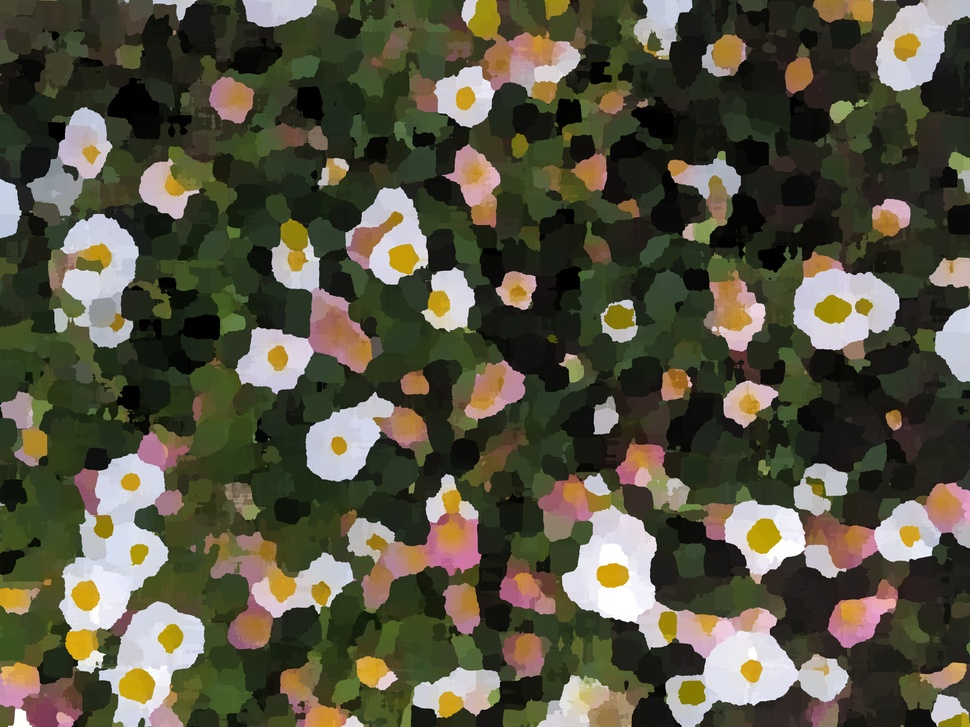
#> input picture Image Examples/PXL_20220402_222514868.MP-oilpainting_01_50.jpg, 970 x 727 px, shrunk from 4032 x 3024 before the run
$ python imageFilterOptions.py --image 'Image Examples/PXL_20220402_222514868.MP-oilpainting_01_50.jpg'
#> lines starting #> are read from the running program, lines starting #| are printed output that depends on the picture; after the words box and inside, x2 and y2 are one past the last pixel; in counts of white or black regions, pixels touching at a corner belong together
# USAGE EXAMPLES
# python mytestscript.py --image PXL_20210901_192523976.MP_2.jpg
# python mytestscript.py --image PXL_20211128_004326553.jpg
# python mytestscript.py --image IMG_20190621_201755.jpg
# python mytestscript.py --image PXL_20220306_171502676.jpg

import os
from datetime import datetime
from PIL import Image
import csv
#import exif
import datetime as datetime
import argparse
import cv2
import sys
import matplotlib.pyplot as plt


ap = argparse.ArgumentParser()
ap.add_argument("-i", "--image", required=True,
	help="path to input image")		# Can have multiple arguments
args = vars(ap.parse_args())

image = cv2.imread(args["image"])
#> image is the input picture: shape (727, 970, 3); mean B, G, R 64.8, 82.6, 85.5
(h, w, c) = image.shape[:3]
#> h = 727; w = 970; c = 3

fullfilename = args["image"]
print(fullfilename)
filename = fullfilename[:-4]     # Exclude last 4 characters
print(filename)
filetype = fullfilename[-3:]     # Last 3 characters
print(filetype)
filesize = os.path.getsize(fullfilename)
print(filesize)

# display the image width, height, and number of channels to our
# terminal
print("width: {} pixels".format(w))
#| width: 970 pixels
print("height: {} pixels".format(h))
#| height: 727 pixels
print("channels: {}".format(c))
#| channels: 3

### Oil Paint Effect
oilpaint50 = cv2.xphoto.oilPainting(image, 50, 1)
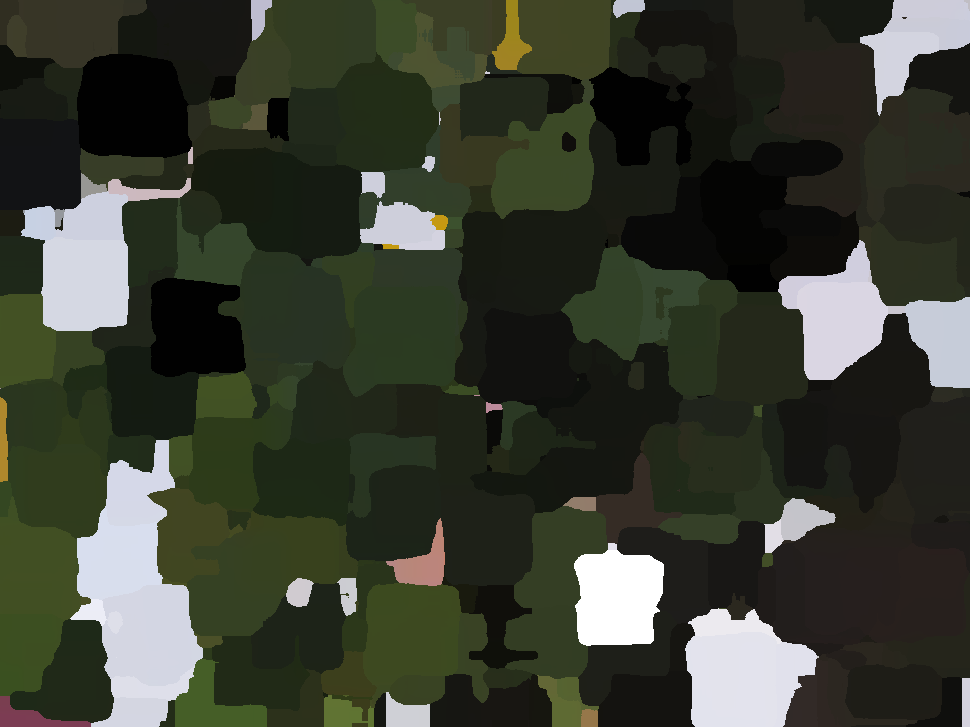
#> oilpaint50: shape (727, 970, 3); mean B, G, R 49.1, 61.4, 57.2
#cv2.imwrite("newimage-oilpaint50.jpg", oilpaint50)
cv2.imwrite(str(filename + '-oilpainting_01_50.jpg'), oilpaint50)


oilpaint50 = Image.open(fullfilename)
#> oilpaint50: PIL image 970x727 RGB

uniqueColors = set()
w, h = oilpaint50.size
for x in range(w):
	for y in range(h):
		pixel = oilpaint50.getpixel((x, y))
		uniqueColors.add(pixel)
#> after the loop, uniqueColors = 115953 items

totalUniqueColors = len(uniqueColors)
#> totalUniqueColors = 115953
print(totalUniqueColors)
#| 115953

oilpaint25 = cv2.xphoto.oilPainting(image, 25, 1)
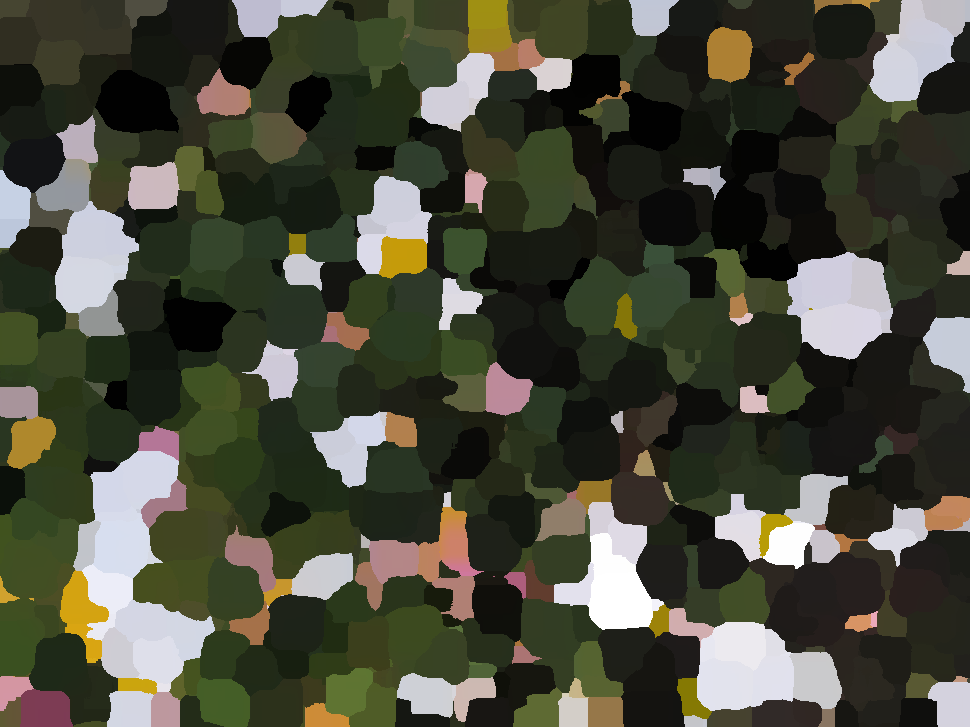
#> oilpaint25: shape (727, 970, 3); mean B, G, R 58.7, 73.4, 72.2
cv2.imwrite(str(filename + '-oilpainting_02_25.jpg'), oilpaint25)

oilpaint10 = cv2.xphoto.oilPainting(image, 10, 1)
cv2.imwrite(str(filename + '-oilpainting_03_10.jpg'), oilpaint10)

### Heatmap Images
### RGB Image
### Gray Scale
img_RGB_Gray = cv2.cvtColor(image, cv2.COLOR_BGR2GRAY)
filename_RGB_Gray = str(filename + '-RGB-GRAY.jpg')
cv2.imwrite(filename_RGB_Gray, img_RGB_Gray)
### RGB to Gray Scale to Heatmap
img_RGB_Heatmap = cv2.applyColorMap(img_RGB_Gray, cv2.COLORMAP_JET)
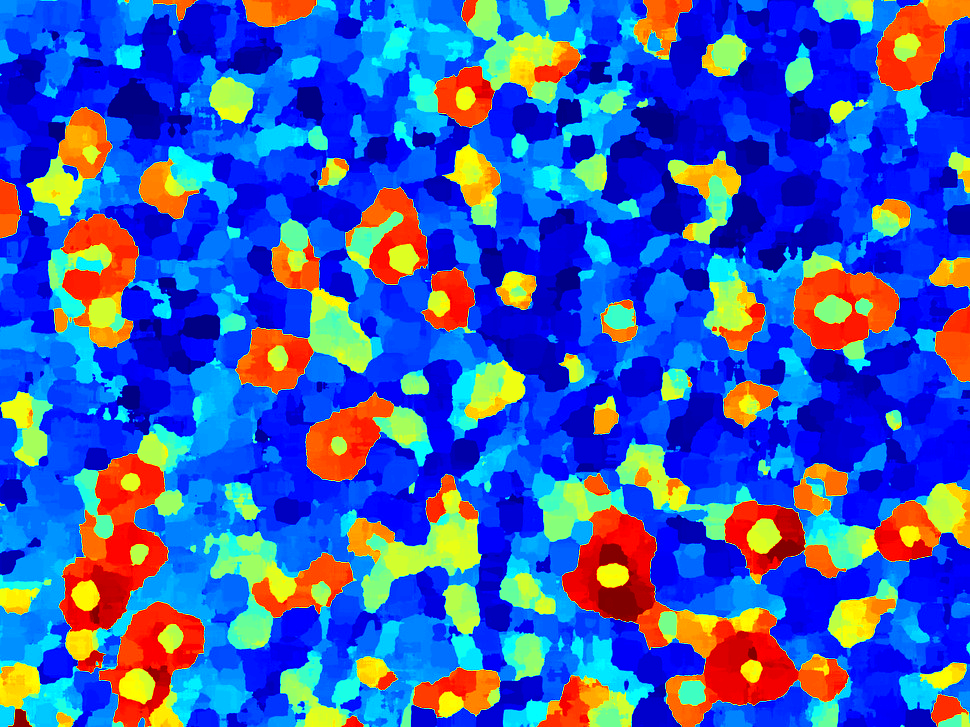
#> img_RGB_Heatmap: shape (727, 970, 3); mean B, G, R 184.9, 90, 58.9
filename_RGB_Heatmap = str(filename + '-RGB-Heatmap.jpg')
cv2.imwrite(filename_RGB_Heatmap, img_RGB_Heatmap)

### BGR Image
img_BGR = cv2.cvtColor(image, cv2.COLOR_RGB2BGR)
img_BGR_Gray = cv2.cvtColor(img_BGR, cv2.COLOR_BGR2GRAY)
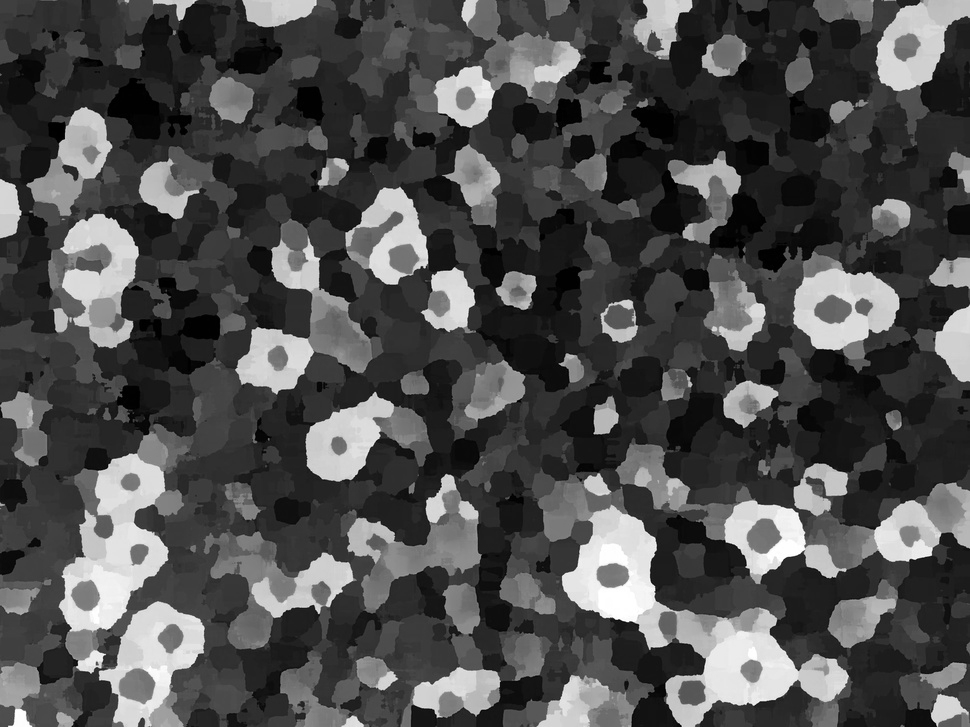
#> img_BGR_Gray: shape (727, 970); min 0, max 255, mean 77.6
filename_BGR_Gray = str(filename + '-BGR-GRAY.jpg')
cv2.imwrite(filename_BGR_Gray, img_BGR_Gray)

img_BGR_Heatmap = cv2.applyColorMap(img_BGR_Gray, cv2.COLORMAP_JET)
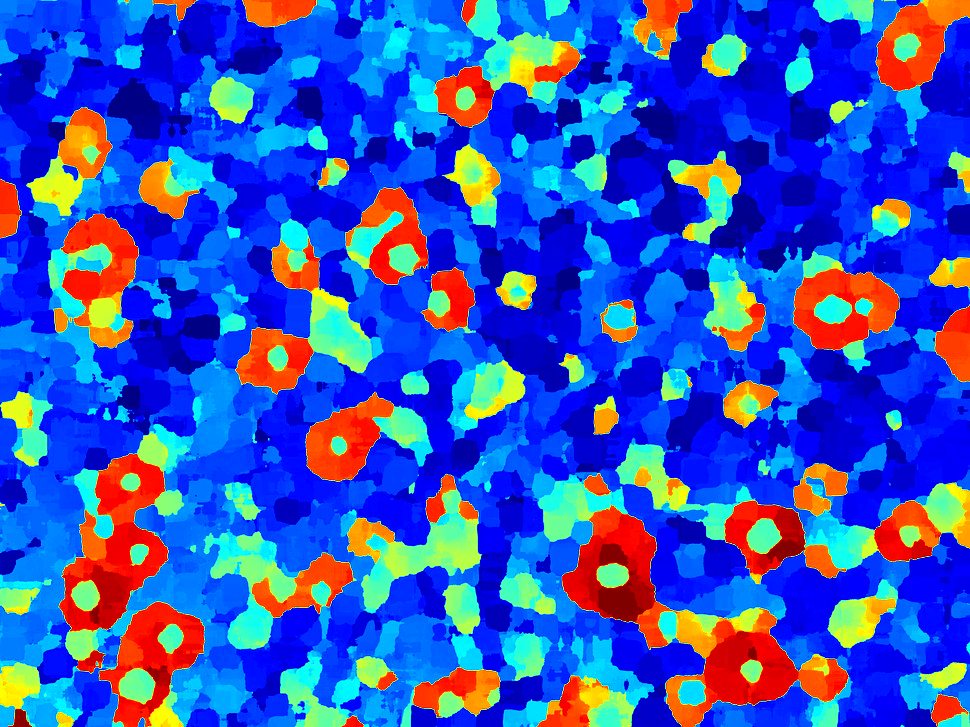
#> img_BGR_Heatmap: shape (727, 970, 3); mean B, G, R 191.7, 83.7, 51.1
filename_BGR_Heatmap = str(filename + '-BRG-Heatmap.jpg')
cv2.imwrite(filename_BGR_Heatmap, img_BGR_Heatmap)
#path = 'output'
#cv2.imwrite(os.path.join(path , filename_BGR_Heatmap), img_BGR_Heatmap)


'''
Next Steps
Create an output directory if it is not already there for output images & text files


'''

# show the image and wait for a keypress
#cv2.imshow("Image", image)
#cv2.waitKey(0)

# save the image back to disk (OpenCV handles converting image
# filetypes automatically)
#cv2.imwrite("newimage-ja.jpg", image)

gray = cv2.cvtColor(image, cv2.COLOR_BGR2GRAY)
#cv2.imshow("Image Gray", gray)
#cv2.waitKey(0)
cv2.imwrite("newimage-gray.jpg", gray)

blurred = cv2.GaussianBlur(gray, (5,5), 0)
#cv2.imshow("Image Gray Blurred", blurred)
#cv2.waitKey(0)
cv2.imwrite("newimage-blurred.jpg", blurred)

thresh = cv2.threshold(blurred, 60, 255, cv2.THRESH_BINARY)[1]
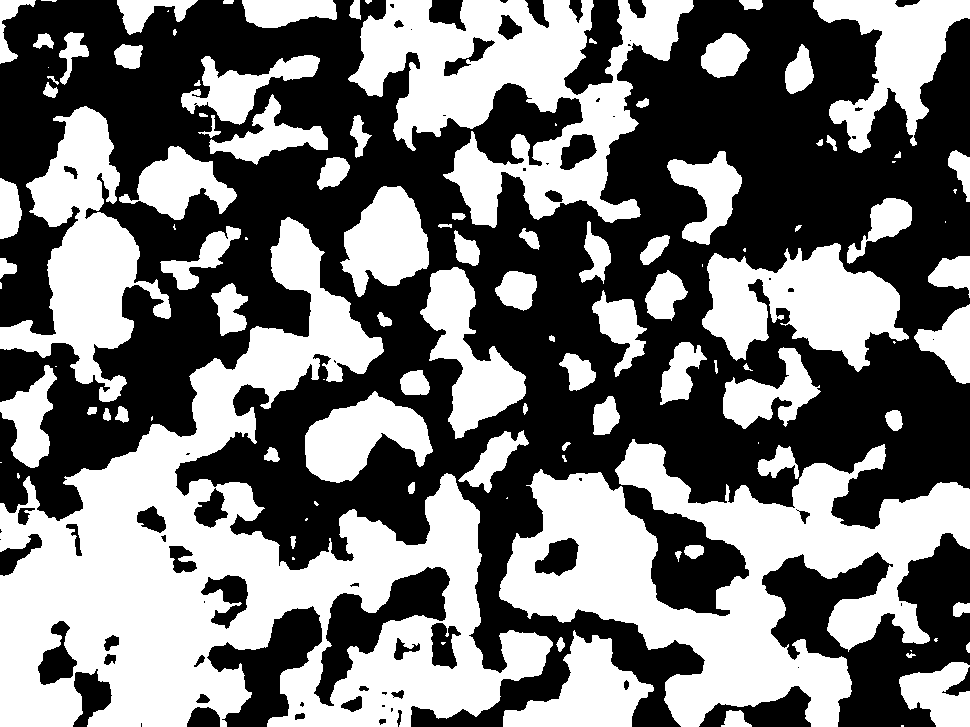
#> thresh: shape (727, 970); 46.5% white; 114 white regions (26 under 20 px), largest, box (x1, y1, x2, y2) and area: (0, 217, 553, 727) 102959, (499, 439, 970, 727) 57875, (348, 0, 694, 228) 36089
#cv2.imshow("Image Gray Blurred Threshold", thresh)
#cv2.waitKey(0)
cv2.imwrite("newimage-blurred-thresh.jpg", thresh)


'''
def main():
	processStartTime = datetime.now()
	print(processStartTime)

	try:
		print("main method starting....")
	except IOError as ioe:
		print("IO Error in Main method")
	finally:
		print("main()  finally block executed")
'''

$ run again, on Image Examples/PXL_20220417_171852181-oilpainting_01_50.jpg
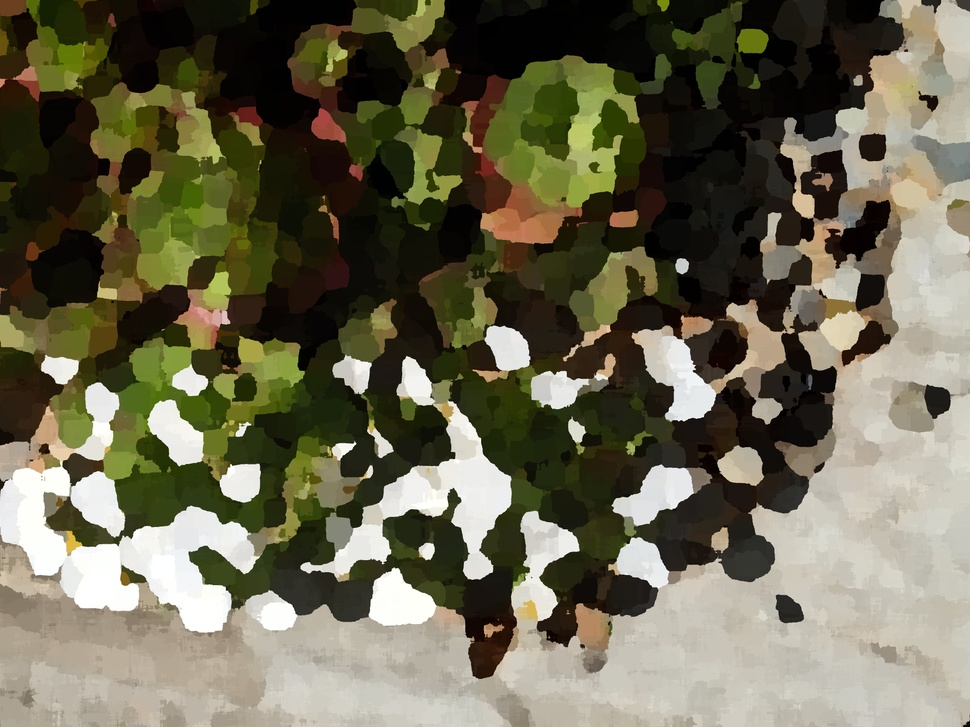
#> input picture Image Examples/PXL_20220417_171852181-oilpainting_01_50.jpg, 970 x 727 px, shrunk from 4032 x 3024 before the run
#> image is the input picture: shape (727, 970, 3); mean B, G, R 81.6, 103.3, 107.1
#| width: 970 pixels
#| height: 727 pixels
#| channels: 3
#> `oilpaint50 = cv2.xphoto.oilPainting(image, 50, 1)`:
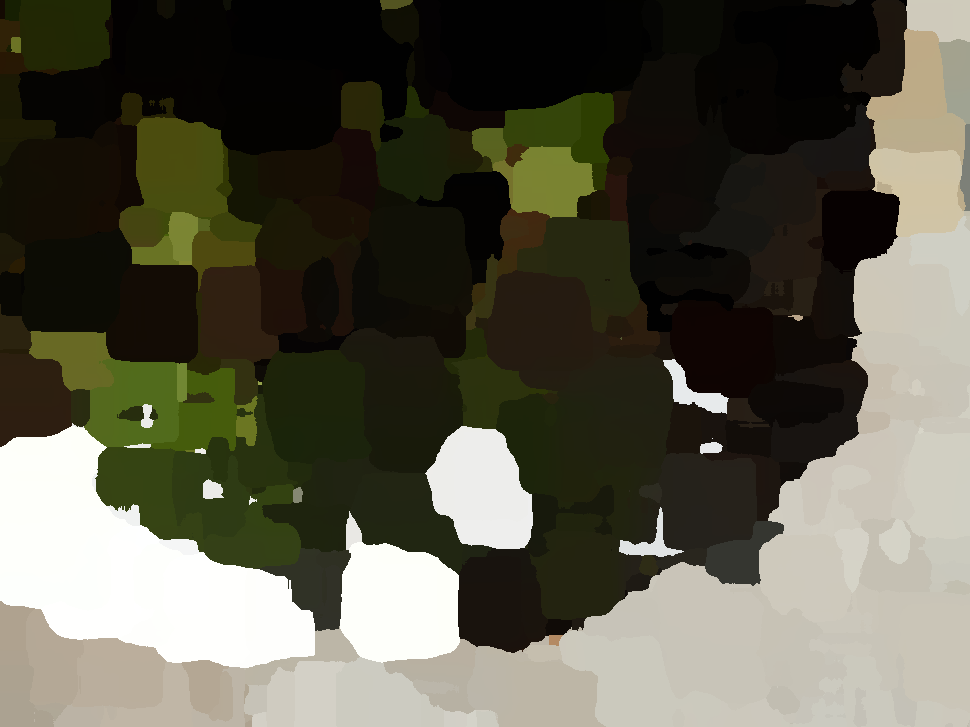
#> oilpaint50: shape (727, 970, 3); mean B, G, R 73.2, 88, 89.8
#> after the loop `for x in range(w):`: uniqueColors = 79298 items
#> totalUniqueColors = 79298
#| 79298
#> `thresh = cv2.threshold(blurred, 60, 255, cv2.THRESH_BINARY)[1]`:
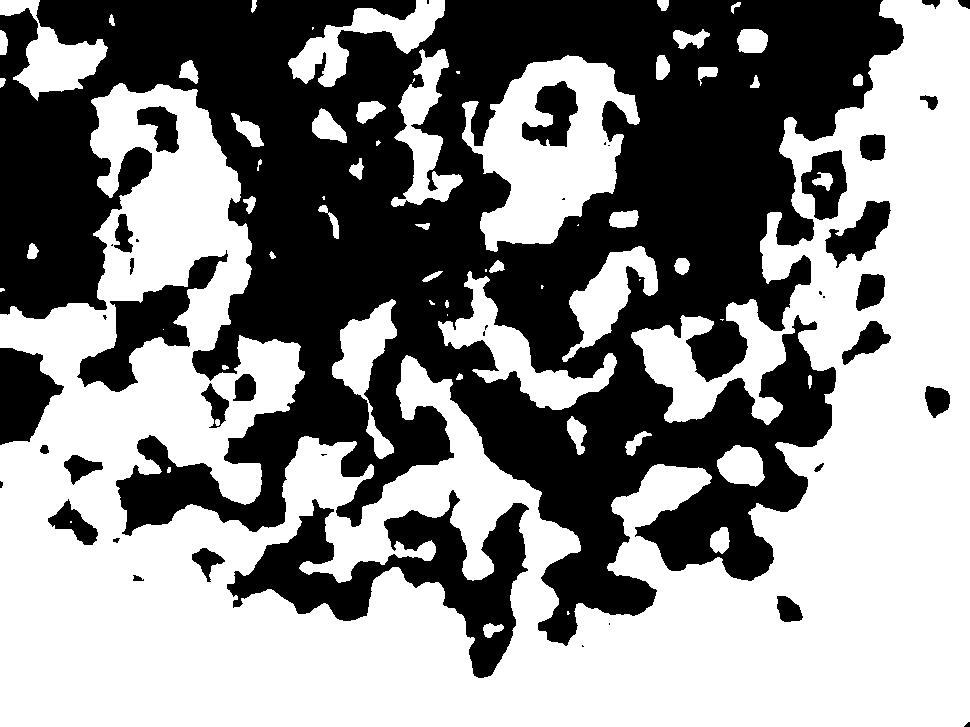
#> thresh: shape (727, 970); 54.4% white; 43 black regions (15 under 20 px), largest, box (x1, y1, x2, y2) and area: (0, 0, 904, 646) 277663, (227, 490, 529, 678) 18566, (77, 250, 228, 392) 6195
